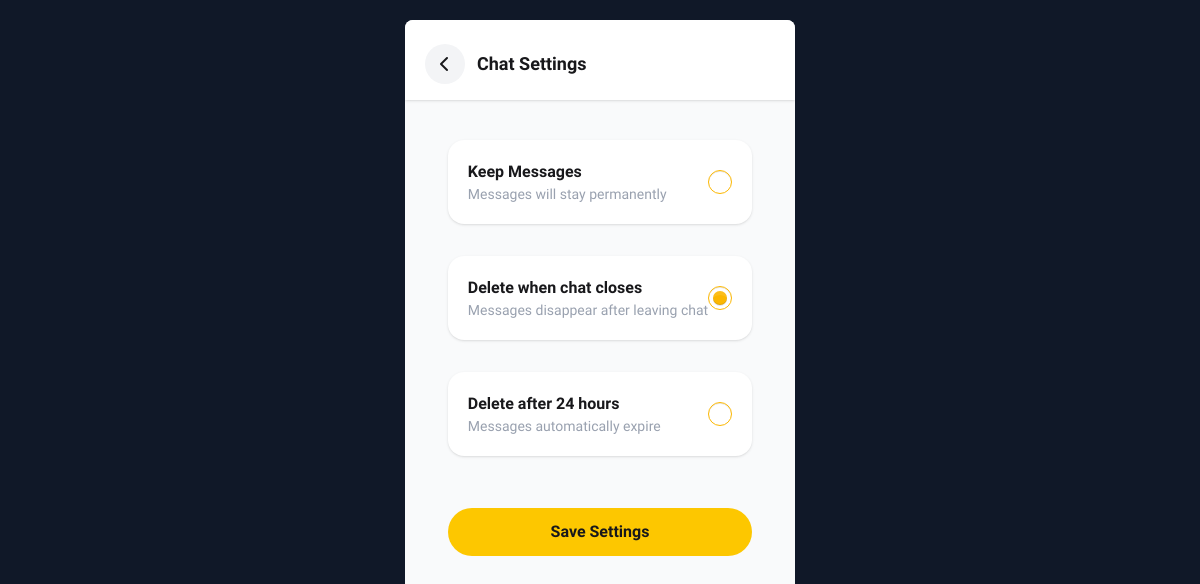
Page /chat/1/settings/ (signed in) on the committed database.
### snapchat/models.py (models this page shows, shortened)
class Conversation(models.Model):
   class Mode(models.TextChoices):
        KEEP='keep','Keep'
        ON_CLOSE='on_close','ON_CLOSE',
        AFTER_24HR = "after_24_hr","After_24_hr"
   participants = models.ManyToManyField(get_user_model(), related_name='conversations')
   mode = models.CharField(max_length=20, choices=Mode.choices, default=Mode.KEEP)
   streak = models.PositiveIntegerField(default=0, editable=False)
   created_at = models.DateTimeField(auto_now_add=True)
   updated_at = models.DateTimeField(auto_now=True)

### snapchat/views.py (the view)
# urls.py: path('chat/<int:id>/settings/',views.chat_setting,name='chat-settings'),
def chat_setting(request,id):
    conversation = get_object_or_404(Conversation, id=id, participants = request.user)
    friend = conversation.participants.exclude(id = request.user.id).first()
    return render(request, 'pages/setting.html', {'conversation':conversation, 'friend':friend})

### snapchat/templates/pages/setting.html (shortened to what this page needs)
{% extends 'index.html' %}
{% load static %}
{% block main %}
<div class="h-full bg-gray-50">
    <div class="pt-6 px-5 pb-4 bg-white shadow-sm flex items-center gap-3">
        <a href="{% url 'chat' friend.id %}"
        class="w-10 h-10 rounded-full bg-gray-100 flex items-center justify-center">
            <i class="fa-solid fa-chevron-left"></i>
        </a>
        <h2 class="text-lg font-bold">
            Chat Settings
        </h2>
    </div>
    <div class=" space-y-4 flex felx-col justify-center mt-10 min-h-full">
        <form
        method="POST"
        action="{% url 'update-chat-settings' conversation.id %}"
        class="min-h-full flex flex-col gap-8">
        <label class="bg-white rounded-2xl p-5 flex items-center justify-between shadow-sm">
            <div>
                <h3 class="font-bold">
                    Keep Messages
                </h3>
                <p class="text-sm text-gray-400">
                    Messages will stay permanently
                </p>
            </div>
            <input
            type="radio"
            name="mode"
            value="keep"
            class="radio radio-warning"
            >
        </label>
        <label class="bg-white rounded-2xl p-5 flex items-center justify-between shadow-sm">
            <div>
                <h3 class="font-bold">
                    Delete when chat closes
                </h3>
                <p class="text-sm text-gray-400">
                    Messages disappear after leaving chat
                </p>
            </div>
            <input
            type="radio"
            name="mode"
            value="on_close"
            class="radio radio-warning"
            {% if conversation.mode == 'on_close' %}
            checked
            {% endif %}
            >
        </label>
        <label class="bg-white rounded-2xl p-5 flex items-center justify-between shadow-sm">
            <div>
                <h3 class="font-bold">
                    Delete after 24 hours
                </h3>
                <p class="text-sm text-gray-400">
                    Messages automatically expire
                </p>
            </div>
            <input
            type="radio"
            name="mode"
            value="after_24_hr"
            class="radio radio-warning"
            >
        </label>
        <button
        type="submit"
        class="mt-5 w-full bg-yellow-400 py-3 rounded-full font-bold">
            Save Settings
        </button>
        </form>
    </div>
</div>
{% endblock %}

### snapchat/templates/base.html (style rules this page uses)
html, body { height: 100%; margin: 0; }
* { font-family: 'Public Sans', sans-serif; }

### rows in the picture
Conversation: mode "☐ Keep Messages Messages will s", mode "☑ Delete when chat closes Messa", mode "☐ Delete after 24 hours Message"
